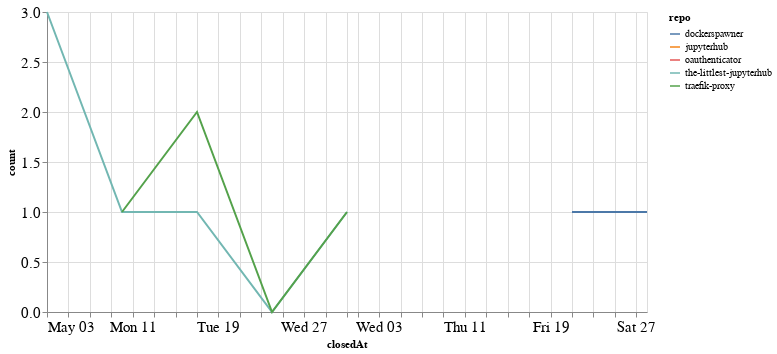

Write notebook code for a chart like this one.
### Code cell
closed_by_time = closed_by.groupby('repo').resample('W', on='closedAt').count()['author'].reset_index()
closed_by_time = closed_by_time.rename(columns={'author': 'count'})

alt.Chart(closed_by_time, width=600).mark_line().encode(
    x='closedAt',
    y='count',
    color='repo',
    tooltip="repo"
)

### Figure 1 — Vega-Lite specification as saved in the notebook (floating-point values rounded to 4 significant figures)
{"config": {"axisLeft": {"labelFontSize": 15}, "axisBottom": {"labelFontSize": 15}}, "data": {"name": "data-fa5cbb1ea042e4b3734f9f13f52427cb"}, "mark": "line", "encoding": {"color": {"type": "nominal", "field": "repo"}, "tooltip": {"type": "nominal", "field": "repo"}, "x": {"type": "temporal", "field": "closedAt"}, "y": {"type": "quantitative", "field": "count"}}, "width": 600, "$schema": "https://vega.github.io/schema/vega-lite/v4.8.1.json", "datasets": {"data-fa5cbb1ea042e4b3734f9f13f52427cb": [{"repo": "dockerspawner", "closedAt": "2020-06-21T00:00:00", "count": 1}, {"repo": "dockerspawner", "closedAt": "2020-06-28T00:00:00", "count": 1}, {"repo": "jupyterhub", "closedAt": "2020-06-14T00:00:00", "count": 1}, {"repo": "oauthenticator", "closedAt": "2020-06-21T00:00:00", "count": 1}, {"repo": "the-littlest-jupyterhub", "closedAt": "2020-05-03T00:00:00", "count": 3}, {"repo": "the-littlest-jupyterhub", "closedAt": "2020-05-10T00:00:00", "count": 1}, {"repo": "the-littlest-jupyterhub", "closedAt": "2020-05-17T00:00:00", "count": 1}, {"repo": "the-littlest-jupyterhub", "closedAt": "2020-05-24T00:00:00", "count": 0}, {"repo": "the-littlest-jupyterhub", "closedAt": "2020-05-31T00:00:00", "count": 1}, {"repo": "traefik-proxy", "closedAt": "2020-05-10T00:00:00", "count": 1}, {"repo": "traefik-proxy", "closedAt": "2020-05-17T00:00:00", "count": 2}, {"repo": "traefik-proxy", "closedAt": "2020-05-24T00:00:00", "count": 0}, {"repo": "traefik-proxy", "closedAt": "2020-05-31T00:00:00", "count": 1}]}}
